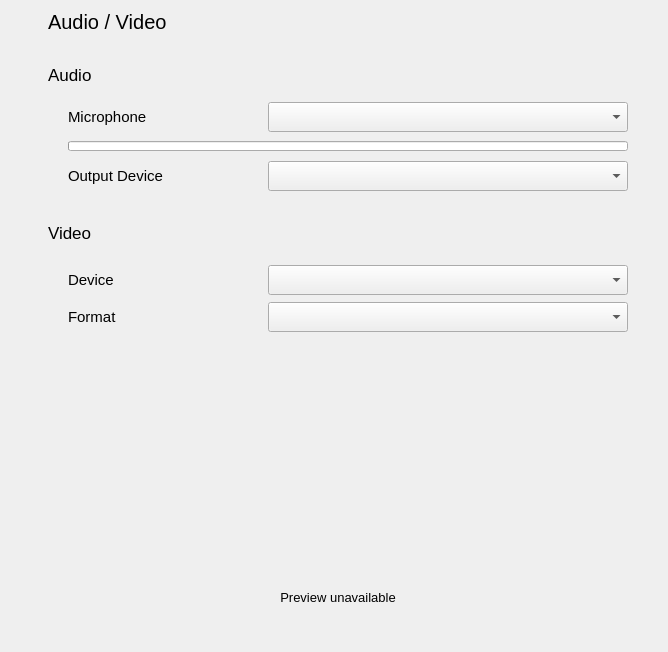
           <widget class="QWidget" name="avSettings">
            <property name="sizePolicy">
             <sizepolicy hsizetype="MinimumExpanding" vsizetype="MinimumExpanding">
              <horstretch>0</horstretch>
              <verstretch>0</verstretch>
             </sizepolicy>
            </property>
            <layout class="QGridLayout" name="gridLayout_3">
             <property name="leftMargin">
              <number>0</number>
             </property>
             <property name="topMargin">
              <number>0</number>
             </property>
             <property name="rightMargin">
              <number>0</number>
             </property>
             <property name="bottomMargin">
              <number>0</number>
             </property>
             <property name="spacing">
              <number>0</number>
             </property>
             <item row="0" column="0">
              <widget class="QWidget" name="avwidget" native="true">
               <property name="sizePolicy">
                <sizepolicy hsizetype="MinimumExpanding" vsizetype="MinimumExpanding">
                 <horstretch>0</horstretch>
                 <verstretch>0</verstretch>
                </sizepolicy>
               </property>
               <layout class="QVBoxLayout" name="verticalLayout_3">
                <property name="spacing">
                 <number>0</number>
                </property>
                <property name="leftMargin">
                 <number>0</number>
                </property>
                <property name="topMargin">
                 <number>0</number>
                </property>
                <property name="rightMargin">
                 <number>0</number>
                </property>
                <property name="bottomMargin">
                 <number>0</number>
                </property>
                <item>
                 <layout class="QHBoxLayout" name="horizontalLayout_10">
                  <property name="spacing">
                   <number>7</number>
                  </property>
                  <item>
                   <spacer name="horizontalSpacer">
                    <property name="orientation">
                     <enum>Qt::Horizontal</enum>
                    </property>
                    <property name="sizeType">
                     <enum>QSizePolicy::Fixed</enum>
                    </property>
                    <property name="sizeHint" stdset="0">
                     <size>
                      <width>48</width>
                      <height>0</height>
                     </size>
                    </property>
                   </spacer>
                  </item>
                  <item>
                   <widget class="QWidget" name="widget_2" native="true">
                    <property name="minimumSize">
                     <size>
                      <width>580</width>
                      <height>0</height>
                     </size>
                    </property>
                    <property name="maximumSize">
                     <size>
                      <width>580</width>
                      <height>16777215</height>
                     </size>
                    </property>
                    <layout class="QVBoxLayout" name="verticalLayout_8" stretch="0,0,2,0,0,0,0,2,1,0,5">
                     <property name="spacing">
                      <number>7</number>
                     </property>
                     <property name="leftMargin">
                      <number>0</number>
                     </property>
                     <property name="topMargin">
                      <number>0</number>
                     </property>
                     <property name="rightMargin">
                      <number>0</number>
                     </property>
                     <property name="bottomMargin">
                      <number>0</number>
                     </property>
                     <item>
                      <spacer name="verticalSpacer_25">
                       <property name="orientation">
                        <enum>Qt::Vertical</enum>
                       </property>
                       <property name="sizeType">
                        <enum>QSizePolicy::Fixed</enum>
                       </property>
                       <property name="sizeHint" stdset="0">
                        <size>
                         <width>20</width>
                         <height>10</height>
                        </size>
                       </property>
                      </spacer>
                     </item>
                     <item>
                      <widget class="QLabel" name="label_13">
                       <property name="font">
                        <font>
                         <pointsize>15</pointsize>
                        </font>
                       </property>
                       <property name="text">
                        <string>Audio / Video</string>
                       </property>
                      </widget>
                     </item>
                     <item>
                      <spacer name="verticalSpacer_23">
                       <property name="orientation">
                        <enum>Qt::Vertical</enum>
                       </property>
                       <property name="sizeType">
                        <enum>QSizePolicy::Fixed</enum>
                       </property>
                       <property name="sizeHint" stdset="0">
                        <size>
                         <width>0</width>
                         <height>24</height>
                        </size>
                       </property>
                      </spacer>
                     </item>
                     <item>
                      <layout class="QVBoxLayout" name="verticalLayout_9">
                       <property name="spacing">
                        <number>7</number>
                       </property>
                       <item>
                        <widget class="QLabel" name="label_16">
                         <property name="minimumSize">
                          <size>
                           <width>0</width>
                           <height>0</height>
                          </size>
                         </property>
                         <property name="maximumSize">
                          <size>
                           <width>16777215</width>
                           <height>16777215</height>
                          </size>
                         </property>
                         <property name="font">
                          <font>
                           <pointsize>13</pointsize>
                          </font>
                         </property>
                         <property name="text">
                          <string>Audio</string>
                         </property>
                        </widget>
                       </item>
                       <item>
                        <spacer name="verticalSpacer_11">
                         <property name="orientation">
                          <enum>Qt::Vertical</enum>
                         </property>
                         <property name="sizeHint" stdset="0">
                          <size>
                           <width>20</width>
                           <height>10</height>
                          </size>
                         </property>
                        </spacer>
                       </item>
                       <item>
                        <layout class="QVBoxLayout" name="verticalLayout_12">
                         <property name="spacing">
                          <number>7</number>
                         </property>
                         <property name="leftMargin">
                          <number>20</number>
                         </property>
                         <item>
                          <layout class="QHBoxLayout" name="horizontalLayout_32">
                           <property name="spacing">
                            <number>7</number>
                           </property>
                           <item>
                            <widget class="QLabel" name="label_18">
                             <property name="minimumSize">
                              <size>
                               <width>0</width>
                               <height>0</height>
                              </size>
                             </property>
                             <property name="maximumSize">
                              <size>
                               <width>16777215</width>
                               <height>16777215</height>
                              </size>
                             </property>
                             <property name="font">
                              <font>
                               <pointsize>11</pointsize>
                              </font>
                             </property>
                             <property name="text">
                              <string>Microphone</string>
                             </property>
                             <property name="textInteractionFlags">
                              <set>Qt::NoTextInteraction</set>
                             </property>
                            </widget>
                           </item>
                           <item>
                            <spacer name="horizontalSpacer_20">
                             <property name="orientation">
                              <enum>Qt::Horizontal</enum>
                             </property>
                             <property name="sizeHint" stdset="0">
                              <size>
                               <width>40</width>
                               <height>20</height>
                              </size>
                             </property>
                            </spacer>
                           </item>
                           <item>
                            <widget class="QComboBox" name="inputComboBox">
                             <property name="minimumSize">
                              <size>
                               <width>360</width>
                               <height>30</height>
                              </size>
                             </property>
                             <property name="maximumSize">
                              <size>
                               <width>360</width>
                               <height>16777215</height>
                              </size>
                             </property>
                             <property name="font">
                              <font>
                               <pointsize>10</pointsize>
                              </font>
                             </property>
                             <property name="toolTip">
                              <string>Audio input device selector</string>
                             </property>
                             <property name="sizeAdjustPolicy">
                              <enum>QComboBox::AdjustToMinimumContentsLength</enum>
                             </property>
                            </widget>
                           </item>
                          </layout>
                         </item>
                         <item>
                          <layout class="QHBoxLayout" name="horizontalLayout_34">
                           <property name="spacing">
                            <number>7</number>
                           </property>
                           <property name="topMargin">
                            <number>0</number>
                           </property>
                           <item>
                            <widget class="LevelMeter" name="audioInputMeter">
                             <property name="minimumSize">
                              <size>
                               <width>0</width>
                               <height>10</height>
                              </size>
                             </property>
                             <property name="maximumSize">
                              <size>
                               <width>16777215</width>
                               <height>5</height>
                              </size>
                             </property>
                             <property name="maximum" stdset="0">
                              <number>100</number>
                             </property>
                             <property name="value" stdset="0">
                              <number>-1</number>
                             </property>
                             <property name="textVisible" stdset="0">
                              <bool>false</bool>
                             </property>
                             <property name="format" stdset="0">
                              <string>%p%</string>
                             </property>
                            </widget>
                           </item>
                          </layout>
                         </item>
                         <item>
                          <spacer name="verticalSpacer_39">
                           <property name="orientation">
                            <enum>Qt::Vertical</enum>
                           </property>
                           <property name="sizeHint" stdset="0">
                            <size>
                             <width>20</width>
                             <height>5</height>
                            </size>
                           </property>
                          </spacer>
                         </item>
                         <item>
                          <layout class="QHBoxLayout" name="horizontalLayout_31">
                           <property name="spacing">
                            <number>7</number>
                           </property>
                           <item>
                            <widget class="QLabel" name="label_17">
                             <property name="minimumSize">
                              <size>
                               <width>0</width>
                               <height>0</height>
                              </size>
                             </property>
                             <property name="maximumSize">
                              <size>
                               <width>16777215</width>
                               <height>16777215</height>
                              </size>
                             </property>
                             <property name="font">
                              <font>
                               <pointsize>11</pointsize>
                              </font>
                             </property>
                             <property name="text">
                              <string>Output Device</string>
                             </property>
                             <property name="textInteractionFlags">
                              <set>Qt::NoTextInteraction</set>
                             </property>
                            </widget>
                           </item>
                           <item>
                            <spacer name="horizontalSpacer_13">
                             <property name="orientation">
                              <enum>Qt::Horizontal</enum>
                             </property>
                             <property name="sizeHint" stdset="0">
                              <size>
                               <width>40</width>
                               <height>20</height>
                              </size>
                             </property>
                            </spacer>
                           </item>
                           <item>
                            <widget class="QComboBox" name="outputComboBox">
                             <property name="minimumSize">
                              <size>
                               <width>360</width>
                               <height>30</height>
                              </size>
                             </property>
                             <property name="maximumSize">
                              <size>
                               <width>360</width>
                               <height>16777215</height>
                              </size>
                             </property>
                             <property name="font">
                              <font>
                               <pointsize>10</pointsize>
                              </font>
                             </property>
                             <property name="toolTip">
                              <string>Choose the output device</string>
                             </property>
                            </widget>
                           </item>
                          </layout>
                         </item>
                        </layout>
                       </item>
                      </layout>
                     </item>
                     <item>
                      <spacer name="verticalSpacer_22">
                       <property name="orientation">
                        <enum>Qt::Vertical</enum>
                       </property>
                       <property name="sizeType">
                        <enum>QSizePolicy::Minimum</enum>
                       </property>
                       <property name="sizeHint" stdset="0">
                        <size>
                         <width>20</width>
                         <height>20</height>
                        </size>
                       </property>
                      </spacer>
                     </item>
                     <item>
                      <layout class="QVBoxLayout" name="verticalLayout_6">
                       <property name="spacing">
                        <number>7</number>
                       </property>
                       <property name="topMargin">
                        <number>0</number>
                       </property>
                       <property name="bottomMargin">
                        <number>0</number>
                       </property>
                       <item>
                        <widget class="QLabel" name="label_19">
                         <property name="minimumSize">
                          <size>
                           <width>0</width>
                           <height>30</height>
                          </size>
                         </property>
                         <property name="maximumSize">
                          <size>
                           <width>16777215</width>
                           <height>30</height>
                          </size>
                         </property>
                         <property name="font">
                          <font>
                           <pointsize>13</pointsize>
                          </font>
                         </property>
                         <property name="text">
                          <string>Video</string>
                         </property>
                        </widget>
                       </item>
                       <item>
                        <spacer name="verticalSpacer_17">
                         <property name="orientation">
                          <enum>Qt::Vertical</enum>
                         </property>
                         <property name="sizeHint" stdset="0">
                          <size>
                           <width>20</width>
                           <height>10</height>
                          </size>
                         </property>
                        </spacer>
                       </item>
                       <item>
                        <layout class="QVBoxLayout" name="verticalLayout_13">
                         <property name="leftMargin">
                          <number>20</number>
                         </property>
                         <property name="bottomMargin">
                          <number>0</number>
                         </property>
                         <item>
                          <layout class="QHBoxLayout" name="horizontalLayout_33">
                           <property name="spacing">
                            <number>7</number>
                           </property>
                           <item>
                            <widget class="QLabel" name="labelVideoDevice">
                             <property name="font">
                              <font>
                               <pointsize>11</pointsize>
                              </font>
                             </property>
                             <property name="text">
                              <string>Device</string>
                             </property>
                             <property name="textInteractionFlags">
                              <set>Qt::NoTextInteraction</set>
                             </property>
                            </widget>
                           </item>
                           <item>
                            <spacer name="horizontalSpacer_21">
                             <property name="orientation">
                              <enum>Qt::Horizontal</enum>
                             </property>
                             <property name="sizeHint" stdset="0">
                              <size>
                               <width>40</width>
                               <height>20</height>
                              </size>
                             </property>
                            </spacer>
                           </item>
                           <item>
                            <widget class="QComboBox" name="deviceBox">
                             <property name="sizePolicy">
                              <sizepolicy hsizetype="MinimumExpanding" vsizetype="Fixed">
                               <horstretch>0</horstretch>
                               <verstretch>0</verstretch>
                              </sizepolicy>
                             </property>
                             <property name="minimumSize">
                              <size>
                               <width>360</width>
                               <height>30</height>
                              </size>
                             </property>
                             <property name="maximumSize">
                              <size>
                               <width>360</width>
                               <height>16777215</height>
                              </size>
                             </property>
                             <property name="font">
                              <font>
                               <pointsize>10</pointsize>
                              </font>
                             </property>
                             <property name="toolTip">
                              <string>Video device selector</string>
                             </property>
                            </widget>
                           </item>
                          </layout>
                         </item>
                         <item>
                          <layout class="QHBoxLayout" name="horizontalLayout_8">
                           <property name="spacing">
                            <number>7</number>
                           </property>
                           <property name="topMargin">
                            <number>0</number>
                           </property>
                           <item>
                            <widget class="QLabel" name="labelVideoFormat">
                             <property name="font">
                              <font>
                               <pointsize>11</pointsize>
                              </font>
                             </property>
                             <property name="text">
                              <string>Format</string>
                             </property>
                            </widget>
                           </item>
                           <item>
                            <spacer name="horizontalSpacer_27">
                             <property name="orientation">
                              <enum>Qt::Horizontal</enum>
                             </property>
                             <property name="sizeHint" stdset="0">
                              <size>
                               <width>40</width>
                               <height>20</height>
                              </size>
                             </property>
                            </spacer>
                           </item>
                           <item>
                            <widget class="QComboBox" name="formatBox">
                             <property name="sizePolicy">
                              <sizepolicy hsizetype="MinimumExpanding" vsizetype="Fixed">
                               <horstretch>0</horstretch>
                               <verstretch>0</verstretch>
                              </sizepolicy>
                             </property>
                             <property name="minimumSize">
                              <size>
                               <width>360</width>
                               <height>30</height>
                              </size>
                             </property>
                             <property name="maximumSize">
                              <size>
                               <width>360</width>
                               <height>16777215</height>
                              </size>
                             </property>
                             <property name="font">
                              <font>
                               <pointsize>10</pointsize>
                              </font>
                             </property>
                             <property name="toolTip">
                              <string>Video device framerate selector</string>
                             </property>
                            </widget>
                           </item>
                          </layout>
                         </item>
                        </layout>
                       </item>
                      </layout>
                     </item>
                     <item>
                      <spacer name="verticalSpacer_3">
                       <property name="orientation">
                        <enum>Qt::Vertical</enum>
                       </property>
                       <property name="sizeType">
                        <enum>QSizePolicy::Expanding</enum>
                       </property>
                       <property name="sizeHint" stdset="0">
                        <size>
                         <width>20</width>
                         <height>20</height>
                        </size>
                       </property>
                      </spacer>
                     </item>
                     <item>
                      <widget class="QWidget" name="videoLayoutWidget" native="true">
                       <property name="sizePolicy">
                        <sizepolicy hsizetype="MinimumExpanding" vsizetype="MinimumExpanding">
                         <horstretch>0</horstretch>
                         <verstretch>0</verstretch>
                        </sizepolicy>
                       </property>
                       <property name="maximumSize">
                        <size>
                         <width>16777215</width>
                         <height>224</height>
                        </size>
                       </property>
                       <layout class="QHBoxLayout" name="videoLayout" stretch="1,0,1">
                        <property name="spacing">
                         <number>0</number>
                        </property>
                        <property name="leftMargin">
                         <number>0</number>
                        </property>
                        <property name="topMargin">
                         <number>0</number>
                        </property>
                        <property name="rightMargin">
                         <number>0</number>
                        </property>
                        <property name="bottomMargin">
                         <number>0</number>
                        </property>
                        <item>
                         <spacer name="horizontalSpacer_23">
                          <property name="orientation">
                           <enum>Qt::Horizontal</enum>
                          </property>
                          <property name="sizeType">
                           <enum>QSizePolicy::Expanding</enum>
                          </property>
                          <property name="sizeHint" stdset="0">
                           <size>
                            <width>40</width>
                            <height>20</height>
                           </size>
                          </property>
                         </spacer>
                        </item>
                        <item>
                         <widget class="PreviewWidget" name="previewWidget" native="true">
                          <property name="enabled">
                           <bool>true</bool>
                          </property>
                          <property name="sizePolicy">
                           <sizepolicy hsizetype="MinimumExpanding" vsizetype="MinimumExpanding">
                            <horstretch>0</horstretch>
                            <verstretch>0</verstretch>
                           </sizepolicy>
                          </property>
                          <property name="minimumSize">
                           <size>
                            <width>224</width>
                            <height>224</height>
                           </size>
                          </property>
                          <property name="maximumSize">
                           <size>
                            <width>400</width>
                            <height>16777215</height>
                           </size>
                          </property>
                          <property name="baseSize">
                           <size>
                            <width>0</width>
                            <height>0</height>
                           </size>
                          </property>
                         </widget>
                        </item>
                        <item>
                         <spacer name="horizontalSpacer_24">
                          <property name="orientation">
                           <enum>Qt::Horizontal</enum>
                          </property>
                          <property name="sizeType">
                           <enum>QSizePolicy::Expanding</enum>
                          </property>
                          <property name="sizeHint" stdset="0">
                           <size>
                            <width>40</width>
                            <height>20</height>
                           </size>
                          </property>
                         </spacer>
                        </item>
                       </layout>
                      </widget>
                     </item>
                     <item>
                      <widget class="QLabel" name="previewUnavailableLabel">
                       <property name="maximumSize">
                        <size>
                         <width>16777215</width>
                         <height>30</height>
                        </size>
                       </property>
                       <property name="font">
                        <font>
                         <pointsize>10</pointsize>
                        </font>
                       </property>
                       <property name="text">
                        <string>Preview unavailable</string>
                       </property>
                       <property name="alignment">
                        <set>Qt::AlignCenter</set>
                       </property>
                      </widget>
                     </item>
                     <item>
                      <widget class="ToggleSwitch" name="hardwareAccelCheckBox" native="true">
                       <property name="font">
                        <font>
                         <pointsize>11</pointsize>
                        </font>
                       </property>
                       <property name="text" stdset="0">
                        <string>Enable hardware acceleration</string>
                       </property>
                      </widget>
                     </item>
                     <item>
                      <spacer name="verticalSpacer_24">
                       <property name="orientation">
                        <enum>Qt::Vertical</enum>
                       </property>
                       <property name="sizeType">
                        <enum>QSizePolicy::Expanding</enum>
                       </property>
                       <property name="sizeHint" stdset="0">
                        <size>
                         <width>20</width>
                         <height>40</height>
                        </size>
                       </property>
                      </spacer>
                     </item>
                    </layout>
                   </widget>
                  </item>
                  <item>
                   <spacer name="horizontalSpacer_11">
                    <property name="orientation">
                     <enum>Qt::Horizontal</enum>
                    </property>
                    <property name="sizeHint" stdset="0">
                     <size>
                      <width>40</width>
                      <height>20</height>
                     </size>
                    </property>
                   </spacer>
                  </item>
                 </layout>
                </item>
               </layout>
              </widget>
             </item>
            </layout>
           </widget>
